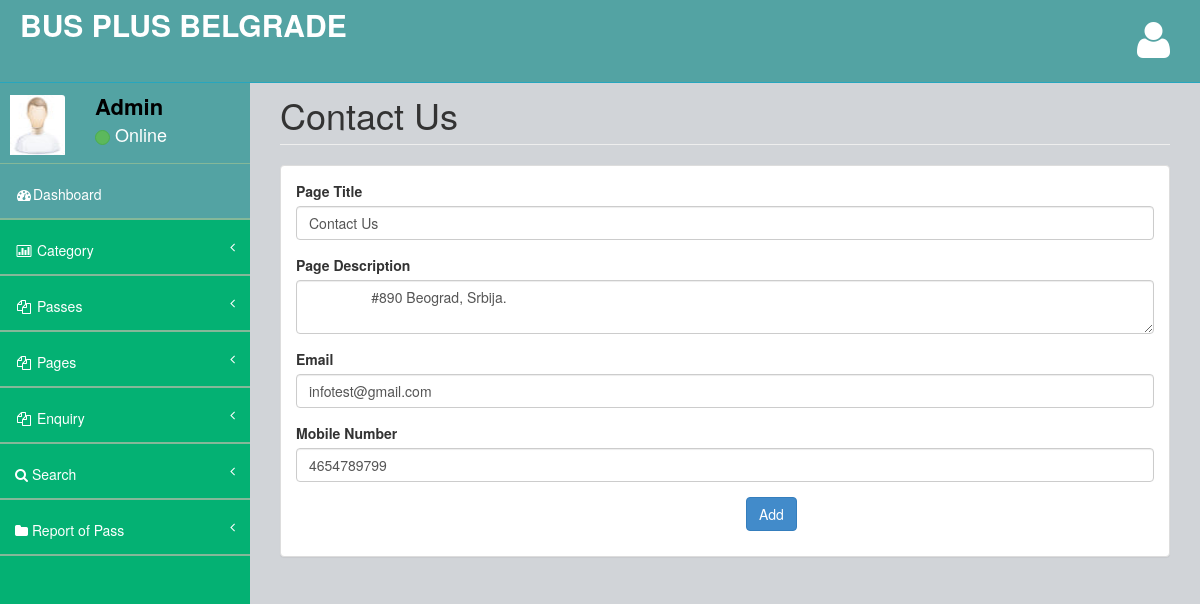
/admin/contactus.php (signed in), run on the app's committed database.
### tables this page shows
CREATE TABLE `tblpage` (
  `ID` int(10) NOT NULL,
  `PageType` varchar(200) DEFAULT NULL,
  `PageTitle` varchar(200) DEFAULT NULL,
  `PageDescription` mediumtext DEFAULT NULL,
  `Email` varchar(200) DEFAULT NULL,
  `MobileNumber` bigint(10) DEFAULT NULL,
  `UpdationDate` timestamp NOT NULL DEFAULT current_timestamp() ON UPDATE current_timestamp()
);

### admin/contactus.php (the view, shortened to what this page needs)
<?php
include('includes/dbconnection.php');
if (strlen($_SESSION['bpmsaid'] == 0)) {
    header('location:logout.php');
} else {
?>
    <!DOCTYPE html>
    <html>
    <head>
        <link href="assets/plugins/bootstrap/bootstrap.css" rel="stylesheet" />
        <link href="assets/font-awesome/css/font-awesome.css" rel="stylesheet" />
        <link href="assets/plugins/pace/pace-theme-big-counter.css" rel="stylesheet" />
        <link href="assets/css/style.css" rel="stylesheet" />
        <link href="assets/css/main-style.css" rel="stylesheet" />
    </head>
    <body>
        <div id="wrapper">
            <?php include_once('includes/header.php'); ?>
            <?php include_once('includes/sidebar.php'); ?>
            <div id="page-wrapper">
                <div class="row">
                    <div class="col-lg-12">
                        <h1 class="page-header">Contact Us</h1>
                    </div>
                </div>
                <div class="row">
                    <div class="col-lg-12">
                        <div class="panel panel-default">
                            <div class="panel-body">
                                <div class="row">
                                    <div class="col-lg-12">
                                        <form method="post" enctype="multipart/form-data">
                                            <?php
                                            $sql = "SELECT * from  tblpage where PageType='contactus'";
                                            $query = $dbh->prepare($sql);
                                            $query->execute();
                                            $results = $query->fetchAll(PDO::FETCH_OBJ);
                                            if ($query->rowCount() > 0) {
                                                foreach ($results as $row) {               ?>
                                                    <div class="form-group"> <label for="exampleInputEmail1">Page Title</label> <input type="text" name="pagetitle" id="pagetitle" required="true" value="<?php echo $row->PageTitle; ?>" class="form-control"> </div>
                                                    <div class="form-group"> <label for="exampleInputEmail1">Page Description</label> <textarea type="text" name="pagedes" id="pagedes" required="true" class="form-control"><?php echo $row->PageDescription; ?></textarea> </div>
                                                    <div class="form-group">
                                                        <label for="exampleInputEmail1">Email</label>
                                                        <input type="text" name="email" id="email" required="true" value="<?php echo $row->Email; ?>" class="form-control">
                                                    </div>
                                                    <div class="form-group">
                                                        <label for="exampleInputEmail1">Mobile Number</label>
                                                        <input type="text" name="mobnum" id="mobnum" required="true" value="<?php echo $row->MobileNumber; ?>" class="form-control" maxlength="10" pattern="[0-9]+">
                                                    </div>
                                            <?php $cnt = $cnt + 1;
                                                }
                                            } ?>
                                            <p style="padding-left: 450px"><button type="submit" class="btn btn-primary" name="submit" id="submit">Add</button></p>
                                        </form>
                                    </div>
                                </div>
                            </div>
                        </div>
                    </div>
                </div>
            </div>
        </div>
    </body>
    </html>
<?php }  ?>

### admin/includes/sidebar.php (shortened to what this page needs)
<?php
include('includes/dbconnection.php');
?>
<nav class="navbar-default navbar-static-side" role="navigation">
    <div class="sidebar-collapse">
        <ul class="nav" id="side-menu">
            <li>
                <div class="user-section">
                    <div class="user-section-inner">
                        <img src="assets/img/user.jpg" alt="">
                    </div>
                    <div class="user-info">
                        <?php
                        $aid = $_SESSION['bpmsaid'];
                        $sql = "SELECT AdminName from  tbladmin where ID=:aid";
                        $query = $dbh->prepare($sql);
                        $query->bindParam(':aid', $aid, PDO::PARAM_STR);
                        $query->execute();
                        $results = $query->fetchAll(PDO::FETCH_OBJ);
                        if ($query->rowCount() > 0) {
                            foreach ($results as $row) {               ?>
                                <div><strong><?php echo $row->AdminName; ?></strong></div>
                                <div class="user-text-online">
                                    <span class="user-circle-online btn btn-success btn-circle "></span>&nbsp;Online
                                </div>
                    </div>
            <?php $cnt = $cnt + 1;
                            }
                        } ?>
                </div>
            </li>
            <li class="selected">
                <a href="dashboard.php"><i class="fa fa-dashboard fa-fw"></i>Dashboard</a>
            </li>
            <li>
                <a href="#"><i class="fa fa-bar-chart-o fa-fw"></i> Category<span class="fa arrow"></span></a>
            </li>
            <li>
                <a href="#"><i class="fa fa-files-o fa-fw"></i> Passes<span class="fa arrow"></span></a>
            </li>
            <li>
                <a href="#"><i class="fa fa-files-o fa-fw"></i> Pages<span class="fa arrow"></span></a>
            </li>
            <li>
                <a href="#"><i class="fa fa-files-o fa-fw"></i> Enquiry<span class="fa arrow"></span></a>
            </li>
            <li>
                <a href="search-pass.php"><i class="fa fa-search"></i> Search<span class="fa arrow"></span></a>
            </li>
            <li>
                <a href="pass-bwdates-report.php"><i class="fa fa-folder"></i> Report of Pass<span class="fa arrow"></span></a>
            </li>
        </ul>
    </div>
</nav>

### admin/assets/css/style.css (style rules this page uses)
body { background-color: #f8f8f8; }
#wrapper { width: 100%; margin-top: 55px!important; background-color:#04B173; }
#page-wrapper { padding: 0 15px; min-height: 568px; background-color:rgb(209, 212, 216); }
.navbar-static-side ul li { border-bottom:1px solid #84B899 !important; }
.arrow { float: right; }
.fa.arrow:before { content: "\f104"; }
@media (min-width:768px) { .navbar-static-side { z-index: 1; position: absolute; width: 250px; } }
.btn-circle { width: 30px; height: 30px; padding: 6px 0; border-radius: 15px; text-align: center; font-size: 12px; line-height: 1.428571429; }

### admin/assets/css/main-style.css (style rules this page uses)
.user-section-inner { height: 65px; width: 65px; -moz-border-radius: 3px; -webkit-border-radius: 3px; border-radius: 3px; overflow: hidden; display: inline-block; float: left; margin-right: 15px; margin-top: 20px; }
.user-section-inner img { margin-left:10px; width:55px; height:60px; }
.user-info { display: block; color:#000!important; display: inline-block; padding: 15px; margin-bottom: 0px }
.user-text-online { font-size:18px; color:#fff }
.user-circle-online { width: 15px!important; height: 15px!important; }
.nav > li > a { padding: 20px 15px; }
#side-menu { background-color:#04B173; }
#side-menu a { color:#fff; border-bottom: 1px solid #84B899 !important; height: 55px; }
.selected { background-color:rgb(83, 163, 163); }
.navbar-default { border-color: #27A6BE; }
@media (min-width:768px) { #page-wrapper { position: inherit; margin: 0 0 0 250px; padding: 0 30px; min-height: 1000px; } }

### data on the page
tblpage: pagetitle "Contact Us", pagedes "#890 Beograd, Srbija.", email "infotest@gmail.com", mobnum "4654789799"

### other printed values
$row->AdminName "Admin"
